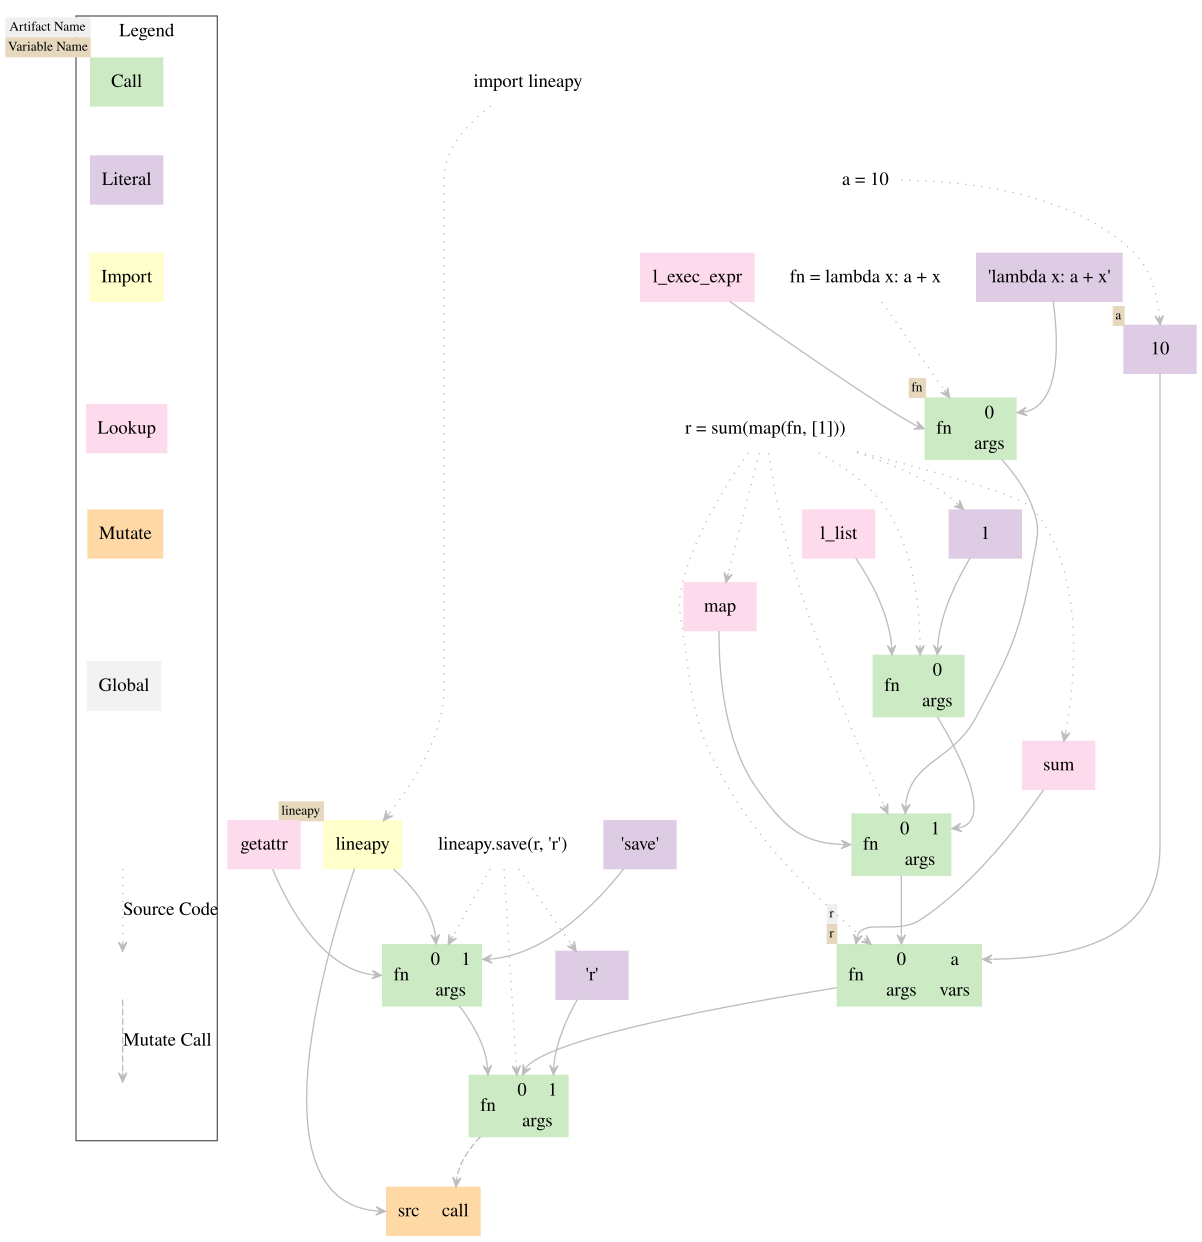

Recreate this plot in Python.
import datetime
from pathlib import *
from lineapy.data.types import *
from lineapy.utils import get_new_id

source_1 = SourceCode(
    code="""import lineapy
a = 10
fn = lambda x: a + x
r = sum(map(fn, [1]))

lineapy.linea_publish(r, \'r\')
""",
    location=PosixPath("[source file path]"),
)
call_1 = CallNode(
    source_location=SourceLocation(
        lineno=3,
        col_offset=5,
        end_lineno=3,
        end_col_offset=20,
        source_code=source_1.id,
    ),
    function_id=LookupNode(
        name="l_exec_expr",
    ).id,
    positional_args=[
        LiteralNode(
            value="lambda x: a + x",
        ).id
    ],
)
global_1 = GlobalNode(
    name="foo",
    call_id=call_1.id,
)
global_2 = GlobalNode(
    name="c",
    call_id=call_1.id,
)
global_3 = GlobalNode(
    name="math",
    call_id=call_1.id,
)
global_4 = GlobalNode(
    name="df",
    call_id=call_1.id,
)
global_5 = GlobalNode(
    name="r10",
    call_id=call_1.id,
)
global_6 = GlobalNode(
    name="list_1",
    call_id=call_1.id,
)
global_7 = GlobalNode(
    name="cubed",
    call_id=call_1.id,
)
global_8 = GlobalNode(
    name="numpy",
    call_id=call_1.id,
)
global_9 = GlobalNode(
    name="new_img",
    call_id=call_1.id,
)
global_10 = GlobalNode(
    name="new",
    call_id=call_1.id,
)
global_11 = GlobalNode(
    name="root",
    call_id=call_1.id,
)
global_12 = GlobalNode(
    name="power",
    call_id=call_1.id,
)
global_13 = GlobalNode(
    name="fn",
    call_id=call_1.id,
)
global_14 = GlobalNode(
    name="new_clf",
    call_id=call_1.id,
)
global_15 = GlobalNode(
    name="X",
    call_id=call_1.id,
)
global_16 = GlobalNode(
    name="DummyClassifier",
    call_id=call_1.id,
)
global_17 = GlobalNode(
    name="sklearn.dummy",
    call_id=call_1.id,
)
global_18 = GlobalNode(
    name="np",
    call_id=call_1.id,
)
global_19 = GlobalNode(
    name="z",
    call_id=call_1.id,
)
global_20 = GlobalNode(
    name="before",
    call_id=call_1.id,
)
global_21 = GlobalNode(
    name="r9",
    call_id=call_1.id,
)
global_22 = GlobalNode(
    name="obj",
    call_id=call_1.id,
)
global_23 = GlobalNode(
    name="Decimal",
    call_id=call_1.id,
)
global_24 = GlobalNode(
    name="decimal",
    call_id=call_1.id,
)
global_25 = GlobalNode(
    name="y",
    call_id=call_1.id,
)
global_26 = GlobalNode(
    name="clf",
    call_id=call_1.id,
)
global_27 = GlobalNode(
    name="is_new",
    call_id=call_1.id,
)
global_28 = GlobalNode(
    name="assets",
    call_id=call_1.id,
)
global_29 = GlobalNode(
    name="sklearn.ensemble",
    call_id=call_1.id,
)
global_30 = GlobalNode(
    name="sns",
    call_id=call_1.id,
)
global_31 = GlobalNode(
    name="alt",
    call_id=call_1.id,
)
global_32 = GlobalNode(
    name="v",
    call_id=call_1.id,
)
global_33 = GlobalNode(
    name="r8",
    call_id=call_1.id,
)
global_34 = GlobalNode(
    name="d",
    call_id=call_1.id,
)
global_35 = GlobalNode(
    name="altair",
    call_id=call_1.id,
)
global_36 = GlobalNode(
    name="ls",
    call_id=call_1.id,
)
global_37 = GlobalNode(
    name="r7",
    call_id=call_1.id,
)
global_38 = GlobalNode(
    name="pandas",
    call_id=call_1.id,
)
global_39 = GlobalNode(
    name="DataFrame",
    call_id=call_1.id,
)
global_40 = GlobalNode(
    name="r6",
    call_id=call_1.id,
)
global_41 = GlobalNode(
    name="r5",
    call_id=call_1.id,
)
global_42 = GlobalNode(
    name="r3",
    call_id=call_1.id,
)
global_43 = GlobalNode(
    name="types",
    call_id=call_1.id,
)
global_44 = GlobalNode(
    name="r4",
    call_id=call_1.id,
)
global_45 = GlobalNode(
    name="r2",
    call_id=call_1.id,
)
global_46 = GlobalNode(
    name="r1",
    call_id=call_1.id,
)
global_47 = GlobalNode(
    name="img",
    call_id=call_1.id,
)
global_48 = GlobalNode(
    name="RandomForestClassifier",
    call_id=call_1.id,
)
global_49 = GlobalNode(
    name="PIL.Image",
    call_id=call_1.id,
)
global_50 = GlobalNode(
    name="e",
    call_id=call_1.id,
)
global_51 = GlobalNode(
    name="pd",
    call_id=call_1.id,
)
global_52 = GlobalNode(
    name="r11",
    call_id=call_1.id,
)
global_53 = GlobalNode(
    name="my_function",
    call_id=call_1.id,
)
global_54 = GlobalNode(
    name="x",
    call_id=call_1.id,
)
global_55 = GlobalNode(
    name="bs",
    call_id=call_1.id,
)
global_56 = GlobalNode(
    name="open",
    call_id=call_1.id,
)
global_57 = GlobalNode(
    name="b",
    call_id=call_1.id,
)
global_58 = GlobalNode(
    name="new_df",
    call_id=call_1.id,
)
global_59 = GlobalNode(
    name="plt",
    call_id=call_1.id,
)
call_4 = CallNode(
    source_location=SourceLocation(
        lineno=4,
        col_offset=4,
        end_lineno=4,
        end_col_offset=21,
        source_code=source_1.id,
    ),
    function_id=LookupNode(
        name="sum",
    ).id,
    positional_args=[
        CallNode(
            source_location=SourceLocation(
                lineno=4,
                col_offset=8,
                end_lineno=4,
                end_col_offset=20,
                source_code=source_1.id,
            ),
            function_id=LookupNode(
                name="map",
            ).id,
            positional_args=[
                call_1.id,
                CallNode(
                    source_location=SourceLocation(
                        lineno=4,
                        col_offset=16,
                        end_lineno=4,
                        end_col_offset=19,
                        source_code=source_1.id,
                    ),
                    function_id=LookupNode(
                        name="l_list",
                    ).id,
                    positional_args=[
                        LiteralNode(
                            source_location=SourceLocation(
                                lineno=4,
                                col_offset=17,
                                end_lineno=4,
                                end_col_offset=18,
                                source_code=source_1.id,
                            ),
                            value=1,
                        ).id
                    ],
                ).id,
            ],
        ).id
    ],
    global_reads={
        "a": LiteralNode(
            source_location=SourceLocation(
                lineno=2,
                col_offset=4,
                end_lineno=2,
                end_col_offset=6,
                source_code=source_1.id,
            ),
            value=10,
        ).id
    },
)
